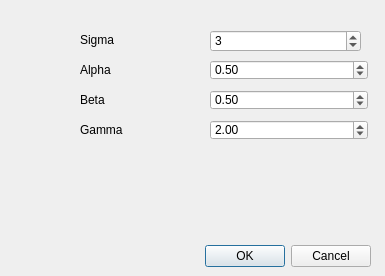
<?xml version="1.0" encoding="UTF-8"?>
<ui version="4.0">
 <class>AdditionalDatasetOptions</class>
 <widget class="QDialog" name="AdditionalDatasetOptions">
  <property name="geometry">
   <rect>
    <x>0</x>
    <y>0</y>
    <width>385</width>
    <height>276</height>
   </rect>
  </property>
  <property name="windowTitle">
   <string>Compute additional dataset</string>
  </property>
  <widget class="QDialogButtonBox" name="buttonBox">
   <property name="geometry">
    <rect>
     <x>30</x>
     <y>240</y>
     <width>341</width>
     <height>32</height>
    </rect>
   </property>
   <property name="orientation">
    <enum>Qt::Horizontal</enum>
   </property>
   <property name="standardButtons">
    <set>QDialogButtonBox::Cancel|QDialogButtonBox::Ok</set>
   </property>
  </widget>
  <widget class="QDoubleSpinBox" name="alphaEditor">
   <property name="geometry">
    <rect>
     <x>210</x>
     <y>60</y>
     <width>158</width>
     <height>20</height>
    </rect>
   </property>
   <property name="value">
    <double>0.500000000000000</double>
   </property>
  </widget>
  <widget class="QLabel" name="alphaLabel">
   <property name="geometry">
    <rect>
     <x>80</x>
     <y>60</y>
     <width>70</width>
     <height>20</height>
    </rect>
   </property>
   <property name="text">
    <string>Alpha</string>
   </property>
  </widget>
  <widget class="QDoubleSpinBox" name="gammaEditor">
   <property name="geometry">
    <rect>
     <x>210</x>
     <y>120</y>
     <width>158</width>
     <height>20</height>
    </rect>
   </property>
   <property name="value">
    <double>2.000000000000000</double>
   </property>
  </widget>
  <widget class="QLabel" name="gammaLabel">
   <property name="geometry">
    <rect>
     <x>80</x>
     <y>120</y>
     <width>70</width>
     <height>20</height>
    </rect>
   </property>
   <property name="text">
    <string>Gamma</string>
   </property>
  </widget>
  <widget class="QDoubleSpinBox" name="betaEditor">
   <property name="geometry">
    <rect>
     <x>210</x>
     <y>90</y>
     <width>158</width>
     <height>20</height>
    </rect>
   </property>
   <property name="value">
    <double>0.500000000000000</double>
   </property>
  </widget>
  <widget class="QLabel" name="betaLabel">
   <property name="geometry">
    <rect>
     <x>80</x>
     <y>90</y>
     <width>70</width>
     <height>20</height>
    </rect>
   </property>
   <property name="text">
    <string>Beta</string>
   </property>
  </widget>
  <widget class="QLabel" name="sigmaLabel">
   <property name="geometry">
    <rect>
     <x>80</x>
     <y>30</y>
     <width>70</width>
     <height>20</height>
    </rect>
   </property>
   <property name="text">
    <string>Sigma</string>
   </property>
  </widget>
  <widget class="QSpinBox" name="sigmaEditor">
   <property name="geometry">
    <rect>
     <x>210</x>
     <y>30</y>
     <width>151</width>
     <height>22</height>
    </rect>
   </property>
   <property name="value">
    <number>3</number>
   </property>
  </widget>
 </widget>
 <resources/>
 <connections>
  <connection>
   <sender>buttonBox</sender>
   <signal>accepted()</signal>
   <receiver>AdditionalDatasetOptions</receiver>
   <slot>accept()</slot>
   <hints>
    <hint type="sourcelabel">
     <x>248</x>
     <y>254</y>
    </hint>
    <hint type="destinationlabel">
     <x>157</x>
     <y>274</y>
    </hint>
   </hints>
  </connection>
  <connection>
   <sender>buttonBox</sender>
   <signal>rejected()</signal>
   <receiver>AdditionalDatasetOptions</receiver>
   <slot>reject()</slot>
   <hints>
    <hint type="sourcelabel">
     <x>316</x>
     <y>260</y>
    </hint>
    <hint type="destinationlabel">
     <x>286</x>
     <y>274</y>
    </hint>
   </hints>
  </connection>
 </connections>
</ui>
